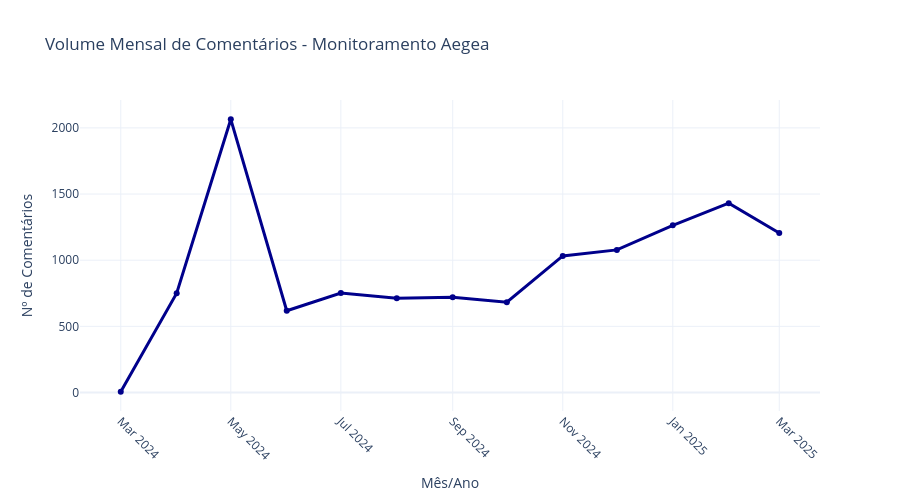

Write notebook code for a chart like this one.
### Markdown cell above
### 2.3 Distribuição Temporal

### Code cell
def plot_volume_temporal(df_input: pd.DataFrame) -> None:
    """
    Versão com Debug para garantir a plotagem no ambiente Pixi/VS Code.
    """
    
    # 1. Agrupamento e verificação
    monthly_volume = df_input.groupby('Ano_Mes').size().reset_index()
    monthly_volume.columns = ['Mes', 'Quantidade']
    
    # 2. Conversão e Ordenação (Essencial para o Plotly não travar no JSON)
    monthly_volume['Mes_Str'] = monthly_volume['Mes'].astype(str)
    monthly_volume = monthly_volume.sort_values('Mes')

    # --- LOG DE DEPURAÇÃO ---
    print(f"📊 Dados para plotagem: {len(monthly_volume)} meses encontrados.")
    if len(monthly_volume) > 0:
        print(f"📅 Período: {monthly_volume['Mes_Str'].iloc[0]} até {monthly_volume['Mes_Str'].iloc[-1]}")
    else:
        print("⚠️ AVISO: O agrupamento resultou em 0 linhas. Verifique a coluna 'Ano_Mes'.")
        return

    # 3. Criação do Gráfico
    fig = px.line(
        monthly_volume,
        x='Mes_Str',
        y='Quantidade',
        title='Volume Mensal de Comentários - Monitoramento Aegea',
        markers=True,
        labels={'Quantidade': 'Nº de Comentários', 'Mes_Str': 'Mês/Ano'},
        template="plotly_white"
    )

    fig.update_traces(line=dict(color='darkblue', width=3))
    
    fig.update_layout(
        hovermode="x unified",
        height=500,
        xaxis=dict(tickangle=45)
    )

    # Força a exibição
    fig.show()

# --- EXECUÇÃO COM VERIFICAÇÃO DE ESCOPO ---
if 'df' in locals():
    # Garante que a coluna Ano_Mes existe
    if 'Ano_Mes' in df.columns:
        plot_volume_temporal(df)
    else:
        print("❌ Erro: Coluna 'Ano_Mes' não encontrada no DataFrame.")
else:
    print("❌ Erge: O objeto 'df' não está definido nesta sessão do Kernel.")

### Figure 1 — Plotly figure (JSON) as saved in the notebook; plotly's stock layout.template omitted (floating-point values rounded to 4 significant figures)
{"data": [{"hovertemplate": "Mês/Ano=%{x}<br>Nº de Comentários=%{y}<extra></extra>", "legendgroup": "", "line": {"color": "darkblue", "dash": "solid", "width": 3}, "marker": {"symbol": "circle"}, "mode": "lines+markers", "name": "", "orientation": "v", "showlegend": false, "type": "scatter", "x": ["2024-03", "2024-04", "2024-05", "2024-06", "2024-07", "2024-08", "2024-09", "2024-10", "2024-11", "2024-12", "2025-01", "2025-02", "2025-03"], "xaxis": "x", "y": [6, 750, 2065, 618, 752, 712, 720, 683, 1032, 1078, 1264, 1431, 1206], "yaxis": "y"}], "layout": {"height": 500, "hovermode": "x unified", "legend": {"tracegroupgap": 0}, "title": {"text": "Volume Mensal de Comentários - Monitoramento Aegea"}, "xaxis": {"anchor": "y", "domain": [0, 1], "tickangle": 45, "title": {"text": "Mês/Ano"}}, "yaxis": {"anchor": "x", "domain": [0, 1], "title": {"text": "Nº de Comentários"}}}}
